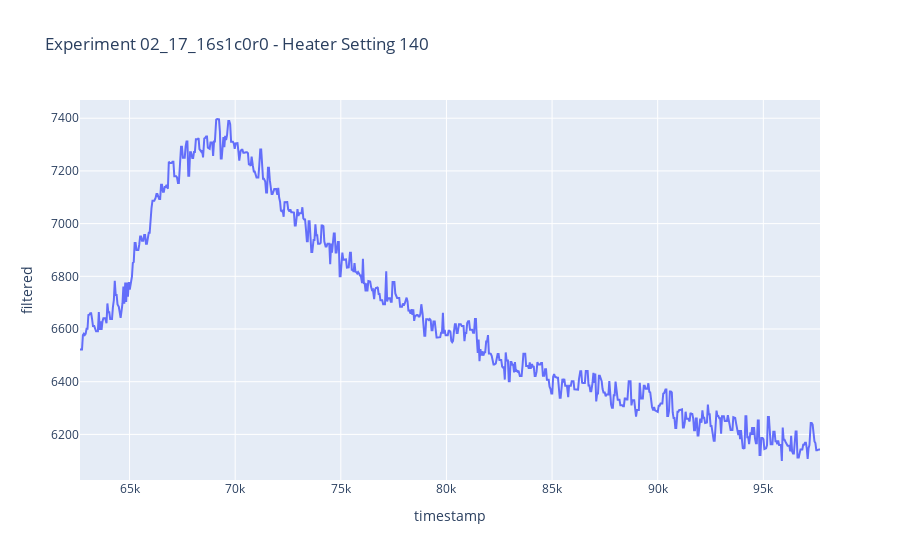

Notebook code for this chart:
### Code cell
filtered_grouped = df_filtered.groupby(grouping_channel, as_index=False, group_keys=False)
groups_filtered = list(filtered_grouped.groups.keys())
# Use the index to get the specific group
index = 0  # Replace with the desired index
experiment_id_value, heater_setting_value = groups_filtered[index]

# Fetch the specific group
f_group = filtered_grouped.get_group((experiment_id_value, heater_setting_value))

# Now you can plot this group
fig = px.line(f_group, x='timestamp', y='filtered', title=f'Experiment {experiment_id_value} - Heater Setting {heater_setting_value}')
fig.show()

### Figure 1 — Plotly figure (JSON) as saved in the notebook; plotly's stock layout.template omitted (floating-point values rounded to 4 significant figures; data arrays with more than 128 entries replaced by an {"elided": "..."} marker saying what was removed)
{"data": [{"hovertemplate": "timestamp=%{x}<br>filtered=%{y}<extra></extra>", "legendgroup": "", "line": {"color": "#636efa", "dash": "solid"}, "marker": {"symbol": "circle"}, "mode": "lines", "name": "", "orientation": "v", "showlegend": false, "type": "scatter", "x": {"elided": "793 int values"}, "xaxis": "x", "y": {"elided": "793 int values"}, "yaxis": "y"}], "layout": {"legend": {"tracegroupgap": 0}, "title": {"text": "Experiment 02_17_16s1c0r0 - Heater Setting 140"}, "xaxis": {"anchor": "y", "domain": [0, 1], "title": {"text": "timestamp"}}, "yaxis": {"anchor": "x", "domain": [0, 1], "title": {"text": "filtered"}}}}
